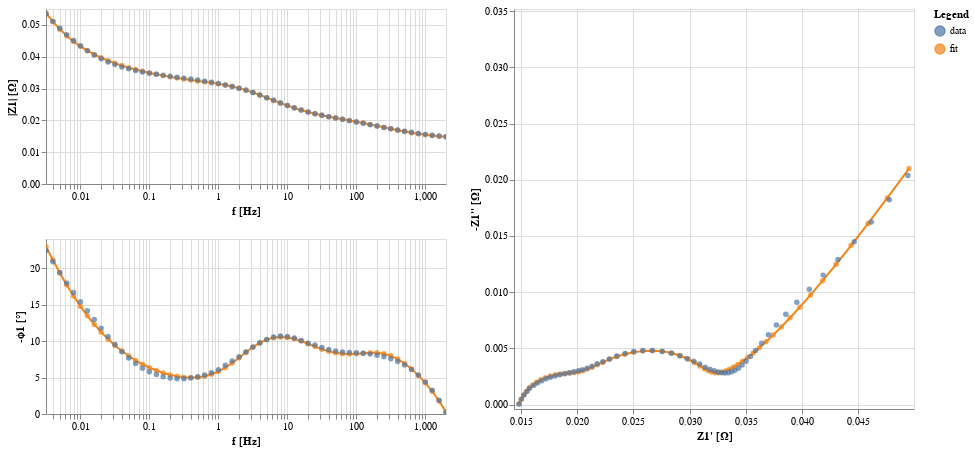

The notebook cell saved with this chart:
### Code cell
EIS_plot

### Figure 1 — Vega-Lite specification as saved in the notebook (floating-point values rounded to 4 significant figures)
{"config": {"view": {"continuousWidth": 300, "continuousHeight": 300}, "background": "#FFFFFF"}, "hconcat": [{"vconcat": [{"layer": [{"data": {"name": "data-052b92e362229da413c2060eb11930a2"}, "mark": {"type": "circle"}, "encoding": {"color": {"field": "kind", "type": "nominal"}, "size": {"condition": {"param": "param_1", "value": 80, "empty": false}, "value": 30}, "tooltip": [{"field": "kind", "title": "Kind", "type": "nominal"}, {"field": "f", "title": "f [Hz]", "type": "quantitative"}, {"field": "mag", "title": "|Z1| [Ω]", "type": "quantitative"}], "x": {"axis": {"title": "f [Hz]"}, "field": "f", "scale": {"nice": false, "type": "log"}, "sort": null, "type": "quantitative"}, "y": {"axis": {"title": "|Z1| [Ω]"}, "field": "mag", "sort": null, "type": "quantitative"}}, "name": "view_1", "transform": [{"calculate": "sqrt(pow(datum.z_real,2) + pow(datum.z_imag,2))", "as": "mag"}, {"calculate": "-(180/PI)*atan2(datum.z_imag,datum.z_real)", "as": "neg_phase"}]}, {"data": {"name": "data-052b92e362229da413c2060eb11930a2"}, "mark": {"type": "line"}, "encoding": {"color": {"field": "kind", "type": "nominal"}, "x": {"axis": {"title": "f [Hz]"}, "field": "f", "scale": {"nice": false, "type": "log"}, "sort": null, "type": "quantitative"}, "y": {"axis": {"title": "|Z1| [Ω]"}, "field": "mag", "sort": null, "type": "quantitative"}}, "transform": [{"calculate": "sqrt(pow(datum.z_real,2) + pow(datum.z_imag,2))", "as": "mag"}, {"calculate": "-(180/PI)*atan2(datum.z_imag,datum.z_real)", "as": "neg_phase"}]}, {"data": {"name": "data-fcb01ea151649b05bb82fc09d1ee6fe2"}, "mark": {"type": "circle"}, "encoding": {"color": {"field": "kind", "type": "nominal"}, "size": {"condition": {"param": "param_1", "value": 80, "empty": false}, "value": 30}, "tooltip": [{"field": "kind", "title": "Kind", "type": "nominal"}, {"field": "f", "title": "f [Hz]", "type": "quantitative"}, {"field": "mag", "title": "|Z1| [Ω]", "type": "quantitative"}], "x": {"axis": {"title": "f [Hz]"}, "field": "f", "scale": {"nice": false, "type": "log"}, "sort": null, "type": "quantitative"}, "y": {"axis": {"title": "|Z1| [Ω]"}, "field": "mag", "sort": null, "type": "quantitative"}}, "name": "view_2", "transform": [{"calculate": "sqrt(pow(datum.z_real,2) + pow(datum.z_imag,2))", "as": "mag"}, {"calculate": "-(180/PI)*atan2(datum.z_imag,datum.z_real)", "as": "neg_phase"}]}], "height": 175.0, "width": 400}, {"layer": [{"data": {"name": "data-052b92e362229da413c2060eb11930a2"}, "mark": {"type": "circle"}, "encoding": {"color": {"field": "kind", "type": "nominal"}, "size": {"condition": {"param": "param_1", "value": 80, "empty": false}, "value": 30}, "tooltip": [{"field": "kind", "title": "Kind", "type": "nominal"}, {"field": "f", "title": "f [Hz]", "type": "quantitative"}, {"field": "neg_phase", "title": "-ϕ1 [°]", "type": "quantitative"}], "x": {"axis": {"title": "f [Hz]"}, "field": "f", "scale": {"nice": false, "type": "log"}, "sort": null, "type": "quantitative"}, "y": {"axis": {"title": "-ϕ1 [°]"}, "field": "neg_phase", "sort": null, "type": "quantitative"}}, "name": "view_3", "transform": [{"calculate": "sqrt(pow(datum.z_real,2) + pow(datum.z_imag,2))", "as": "mag"}, {"calculate": "-(180/PI)*atan2(datum.z_imag,datum.z_real)", "as": "neg_phase"}]}, {"data": {"name": "data-052b92e362229da413c2060eb11930a2"}, "mark": {"type": "line"}, "encoding": {"color": {"field": "kind", "type": "nominal"}, "x": {"axis": {"title": "f [Hz]"}, "field": "f", "scale": {"nice": false, "type": "log"}, "sort": null, "type": "quantitative"}, "y": {"axis": {"title": "-ϕ1 [°]"}, "field": "neg_phase", "sort": null, "type": "quantitative"}}, "transform": [{"calculate": "sqrt(pow(datum.z_real,2) + pow(datum.z_imag,2))", "as": "mag"}, {"calculate": "-(180/PI)*atan2(datum.z_imag,datum.z_real)", "as": "neg_phase"}]}, {"data": {"name": "data-fcb01ea151649b05bb82fc09d1ee6fe2"}, "mark": {"type": "circle"}, "encoding": {"color": {"field": "kind", "type": "nominal"}, "size": {"condition": {"param": "param_1", "value": 80, "empty": false}, "value": 30}, "tooltip": [{"field": "kind", "title": "Kind", "type": "nominal"}, {"field": "f", "title": "f [Hz]", "type": "quantitative"}, {"field": "neg_phase", "title": "-ϕ1 [°]", "type": "quantitative"}], "x": {"axis": {"title": "f [Hz]"}, "field": "f", "scale": {"nice": false, "type": "log"}, "sort": null, "type": "quantitative"}, "y": {"axis": {"title": "-ϕ1 [°]"}, "field": "neg_phase", "sort": null, "type": "quantitative"}}, "name": "view_4", "transform": [{"calculate": "sqrt(pow(datum.z_real,2) + pow(datum.z_imag,2))", "as": "mag"}, {"calculate": "-(180/PI)*atan2(datum.z_imag,datum.z_real)", "as": "neg_phase"}]}], "height": 175.0, "width": 400}]}, {"layer": [{"data": {"name": "data-052b92e362229da413c2060eb11930a2"}, "mark": {"type": "circle"}, "encoding": {"color": {"field": "kind", "type": "nominal"}, "size": {"condition": {"param": "param_1", "value": 80, "empty": false}, "value": 30}, "tooltip": [{"field": "kind", "title": "Kind", "type": "nominal"}, {"field": "f", "title": "f [Hz]", "type": "quantitative"}, {"field": "z_real", "title": "Z1' [Ω]", "type": "quantitative"}, {"field": "z_imag", "title": "Z1'' [Ω]", "type": "quantitative"}], "x": {"axis": {"title": "Z1' [Ω]"}, "field": "z_real", "scale": {"domain": [0.01483, 0.04951], "nice": false, "padding": 5}, "sort": null, "type": "quantitative"}, "y": {"axis": {"title": "-Z1'' [Ω]"}, "field": "neg_z_imag", "scale": {"domain": [6.004e-05, 0.03474], "nice": false, "padding": 5}, "sort": null, "type": "quantitative"}}, "name": "view_5", "transform": [{"calculate": "-datum.z_imag", "as": "neg_z_imag"}]}, {"data": {"name": "data-052b92e362229da413c2060eb11930a2"}, "mark": {"type": "line"}, "encoding": {"color": {"field": "kind", "type": "nominal"}, "order": {"field": "f", "sort": "ascending", "type": "quantitative"}, "x": {"axis": {"title": "Z1' [Ω]"}, "field": "z_real", "scale": {"domain": [0.01483, 0.04951], "nice": false, "padding": 5}, "sort": null, "type": "quantitative"}, "y": {"axis": {"title": "-Z1'' [Ω]"}, "field": "neg_z_imag", "scale": {"domain": [6.004e-05, 0.03474], "nice": false, "padding": 5}, "sort": null, "type": "quantitative"}}, "transform": [{"calculate": "-datum.z_imag", "as": "neg_z_imag"}]}, {"data": {"name": "data-fcb01ea151649b05bb82fc09d1ee6fe2"}, "mark": {"type": "circle"}, "encoding": {"color": {"field": "kind", "legend": {"title": "Legend"}, "type": "nominal"}, "size": {"condition": {"param": "param_1", "value": 80, "empty": false}, "value": 30}, "tooltip": [{"field": "kind", "title": "Kind", "type": "nominal"}, {"field": "f", "title": "f [Hz]", "type": "quantitative"}, {"field": "z_real", "title": "Z1' [Ω]", "type": "quantitative"}, {"field": "z_imag", "title": "Z1'' [Ω]", "type": "quantitative"}], "x": {"axis": {"title": "Z1' [Ω]"}, "field": "z_real", "scale": {"domain": [0.01483, 0.04951], "nice": false, "padding": 5}, "sort": null, "type": "quantitative"}, "y": {"axis": {"title": "-Z1'' [Ω]"}, "field": "neg_z_imag", "scale": {"domain": [6.004e-05, 0.03474], "nice": false, "padding": 5}, "sort": null, "type": "quantitative"}}, "name": "view_6", "transform": [{"calculate": "-datum.z_imag", "as": "neg_z_imag"}]}], "height": 400, "width": 400}], "params": [{"name": "param_1", "select": {"type": "point", "clear": "mouseout", "fields": ["f"], "nearest": true, "on": "mouseover"}, "views": ["view_1", "view_3", "view_5"]}, {"name": "param_3", "select": {"type": "interval", "encodings": ["x", "y"]}, "bind": "scales", "views": ["view_1", "view_3"]}, {"name": "param_5", "select": {"type": "interval", "encodings": ["x", "y"]}, "bind": "scales", "views": ["view_2", "view_4"]}, {"name": "param_2", "select": {"type": "interval", "encodings": ["x", "y"]}, "bind": "scales", "views": ["view_5"]}, {"name": "param_4", "select": {"type": "interval", "encodings": ["x", "y"]}, "bind": "scales", "views": ["view_6"]}], "$schema": "https://vega.github.io/schema/vega-lite/v5.20.1.json", "datasets": {"data-052b92e362229da413c2060eb11930a2": [{"f": 0.003162, "z_real": 0.04951, "z_imag": -0.02099, "kind": "fit", "fmt": "-"}, {"f": 0.003981, "z_real": 0.04758, "z_imag": -0.01838, "kind": "fit", "fmt": "-"}, {"f": 0.005012, "z_real": 0.04587, "z_imag": -0.01612, "kind": "fit", "fmt": "-"}, {"f": 0.00631, "z_real": 0.04437, "z_imag": -0.01417, "kind": "fit", "fmt": "-"}, {"f": 0.007943, "z_real": 0.04302, "z_imag": -0.01248, "kind": "fit", "fmt": "-"}, {"f": 0.01, "z_real": 0.04183, "z_imag": -0.01102, "kind": "fit", "fmt": "-"}, {"f": 0.01259, "z_real": 0.04076, "z_imag": -0.00976, "kind": "fit", "fmt": "-"}, {"f": 0.01585, "z_real": 0.0398, "z_imag": -0.00867, "kind": "fit", "fmt": "-"}, {"f": 0.01995, "z_real": 0.03893, "z_imag": -0.007727, "kind": "fit", "fmt": "-"}, {"f": 0.02512, "z_real": 0.03815, "z_imag": -0.006911, "kind": "fit", "fmt": "-"}, {"f": 0.03162, "z_real": 0.03744, "z_imag": -0.006203, "kind": "fit", "fmt": "-"}, {"f": 0.03981, "z_real": 0.03679, "z_imag": -0.00559, "kind": "fit", "fmt": "-"}, {"f": 0.05012, "z_real": 0.0362, "z_imag": -0.00506, "kind": "fit", "fmt": "-"}, {"f": 0.0631, "z_real": 0.03566, "z_imag": -0.004601, "kind": "fit", "fmt": "-"}, {"f": 0.07943, "z_real": 0.03517, "z_imag": -0.004206, "kind": "fit", "fmt": "-"}, {"f": 0.1, "z_real": 0.03471, "z_imag": -0.003868, "kind": "fit", "fmt": "-"}, {"f": 0.1259, "z_real": 0.03429, "z_imag": -0.003581, "kind": "fit", "fmt": "-"}, {"f": 0.1585, "z_real": 0.0339, "z_imag": -0.003343, "kind": "fit", "fmt": "-"}, {"f": 0.1995, "z_real": 0.03353, "z_imag": -0.00315, "kind": "fit", "fmt": "-"}, {"f": 0.2512, "z_real": 0.03319, "z_imag": -0.003003, "kind": "fit", "fmt": "-"}, {"f": 0.3162, "z_real": 0.03287, "z_imag": -0.002901, "kind": "fit", "fmt": "-"}, {"f": 0.3981, "z_real": 0.03257, "z_imag": -0.002849, "kind": "fit", "fmt": "-"}, {"f": 0.5012, "z_real": 0.03227, "z_imag": -0.002848, "kind": "fit", "fmt": "-"}, {"f": 0.631, "z_real": 0.03197, "z_imag": -0.002904, "kind": "fit", "fmt": "-"}, {"f": 0.7943, "z_real": 0.03165, "z_imag": -0.003021, "kind": "fit", "fmt": "-"}, {"f": 1.0, "z_real": 0.03131, "z_imag": -0.0032, "kind": "fit", "fmt": "-"}, {"f": 1.259, "z_real": 0.03091, "z_imag": -0.003441, "kind": "fit", "fmt": "-"}, {"f": 1.585, "z_real": 0.03044, "z_imag": -0.003731, "kind": "fit", "fmt": "-"}, {"f": 1.995, "z_real": 0.02987, "z_imag": -0.004046, "kind": "fit", "fmt": "-"}, {"f": 2.512, "z_real": 0.02919, "z_imag": -0.004347, "kind": "fit", "fmt": "-"}, {"f": 3.162, "z_real": 0.02841, "z_imag": -0.004592, "kind": "fit", "fmt": "-"}, {"f": 3.981, "z_real": 0.02757, "z_imag": -0.004748, "kind": "fit", "fmt": "-"}, {"f": 5.012, "z_real": 0.0267, "z_imag": -0.004804, "kind": "fit", "fmt": "-"}, {"f": 6.31, "z_real": 0.02584, "z_imag": -0.004769, "kind": "fit", "fmt": "-"}, {"f": 7.943, "z_real": 0.02502, "z_imag": -0.004661, "kind": "fit", "fmt": "-"}, {"f": 10.0, "z_real": 0.02424, "z_imag": -0.004493, "kind": "fit", "fmt": "-"}, {"f": 12.59, "z_real": 0.02352, "z_imag": -0.004278, "kind": "fit", "fmt": "-"}, {"f": 15.85, "z_real": 0.02287, "z_imag": -0.004033, "kind": "fit", "fmt": "-"}, {"f": 19.95, "z_real": 0.02229, "z_imag": -0.003782, "kind": "fit", "fmt": "-"}, {"f": 25.12, "z_real": 0.02178, "z_imag": -0.003545, "kind": "fit", "fmt": "-"}, {"f": 31.62, "z_real": 0.02132, "z_imag": -0.003336, "kind": "fit", "fmt": "-"}, {"f": 39.81, "z_real": 0.0209, "z_imag": -0.003161, "kind": "fit", "fmt": "-"}, {"f": 50.12, "z_real": 0.02051, "z_imag": -0.003024, "kind": "fit", "fmt": "-"}, {"f": 63.1, "z_real": 0.02014, "z_imag": -0.002923, "kind": "fit", "fmt": "-"}, {"f": 79.43, "z_real": 0.01976, "z_imag": -0.002855, "kind": "fit", "fmt": "-"}, {"f": 100.0, "z_real": 0.01937, "z_imag": -0.002811, "kind": "fit", "fmt": "-"}, {"f": 125.9, "z_real": 0.01896, "z_imag": -0.002776, "kind": "fit", "fmt": "-"}, {"f": 158.5, "z_real": 0.01852, "z_imag": -0.002732, "kind": "fit", "fmt": "-"}, {"f": 199.5, "z_real": 0.01807, "z_imag": -0.002663, "kind": "fit", "fmt": "-"}, {"f": 251.2, "z_real": 0.01761, "z_imag": -0.002556, "kind": "fit", "fmt": "-"}, {"f": 316.2, "z_real": 0.01717, "z_imag": -0.002406, "kind": "fit", "fmt": "-"}, {"f": 398.1, "z_real": 0.01675, "z_imag": -0.002214, "kind": "fit", "fmt": "-"}, {"f": 501.2, "z_real": 0.01637, "z_imag": -0.001988, "kind": "fit", "fmt": "-"}, {"f": 631.0, "z_real": 0.01603, "z_imag": -0.001734, "kind": "fit", "fmt": "-"}, {"f": 794.3, "z_real": 0.01573, "z_imag": -0.001456, "kind": "fit", "fmt": "-"}, {"f": 1000.0, "z_real": 0.01546, "z_imag": -0.001155, "kind": "fit", "fmt": "-"}, {"f": 1259.0, "z_real": 0.01523, "z_imag": -0.0008288, "kind": "fit", "fmt": "-"}, {"f": 1585.0, "z_real": 0.01502, "z_imag": -0.0004714, "kind": "fit", "fmt": "-"}, {"f": 1995.0, "z_real": 0.01484, "z_imag": -7.342e-05, "kind": "fit", "fmt": "-"}], "data-fcb01ea151649b05bb82fc09d1ee6fe2": [{"f": 0.003162, "z_real": 0.04941, "z_imag": -0.02038, "kind": "data", "fmt": "o"}, {"f": 0.003981, "z_real": 0.04776, "z_imag": -0.01821, "kind": "data", "fmt": "o"}, {"f": 0.005012, "z_real": 0.04615, "z_imag": -0.01624, "kind": "data", "fmt": "o"}, {"f": 0.00631, "z_real": 0.04463, "z_imag": -0.01448, "kind": "data", "fmt": "o"}, {"f": 0.007943, "z_real": 0.04319, "z_imag": -0.01292, "kind": "data", "fmt": "o"}, {"f": 0.01, "z_real": 0.04187, "z_imag": -0.01152, "kind": "data", "fmt": "o"}, {"f": 0.01259, "z_real": 0.04064, "z_imag": -0.01026, "kind": "data", "fmt": "o"}, {"f": 0.01585, "z_real": 0.03953, "z_imag": -0.0091, "kind": "data", "fmt": "o"}, {"f": 0.01995, "z_real": 0.03855, "z_imag": -0.008039, "kind": "data", "fmt": "o"}, {"f": 0.02512, "z_real": 0.03772, "z_imag": -0.007075, "kind": "data", "fmt": "o"}, {"f": 0.03162, "z_real": 0.03701, "z_imag": -0.006217, "kind": "data", "fmt": "o"}, {"f": 0.03981, "z_real": 0.0364, "z_imag": -0.005468, "kind": "data", "fmt": "o"}, {"f": 0.05012, "z_real": 0.03587, "z_imag": -0.004828, "kind": "data", "fmt": "o"}, {"f": 0.0631, "z_real": 0.03541, "z_imag": -0.004294, "kind": "data", "fmt": "o"}, {"f": 0.07943, "z_real": 0.03502, "z_imag": -0.003858, "kind": "data", "fmt": "o"}, {"f": 0.1, "z_real": 0.03467, "z_imag": -0.003517, "kind": "data", "fmt": "o"}, {"f": 0.1259, "z_real": 0.03435, "z_imag": -0.003249, "kind": "data", "fmt": "o"}, {"f": 0.1585, "z_real": 0.03404, "z_imag": -0.003052, "kind": "data", "fmt": "o"}, {"f": 0.1995, "z_real": 0.03374, "z_imag": -0.00292, "kind": "data", "fmt": "o"}, {"f": 0.2512, "z_real": 0.03345, "z_imag": -0.002838, "kind": "data", "fmt": "o"}, {"f": 0.3162, "z_real": 0.03316, "z_imag": -0.002811, "kind": "data", "fmt": "o"}, {"f": 0.3981, "z_real": 0.03285, "z_imag": -0.002835, "kind": "data", "fmt": "o"}, {"f": 0.5012, "z_real": 0.03253, "z_imag": -0.002901, "kind": "data", "fmt": "o"}, {"f": 0.631, "z_real": 0.03219, "z_imag": -0.003009, "kind": "data", "fmt": "o"}, {"f": 0.7943, "z_real": 0.03181, "z_imag": -0.003156, "kind": "data", "fmt": "o"}, {"f": 1.0, "z_real": 0.0314, "z_imag": -0.003331, "kind": "data", "fmt": "o"}, {"f": 1.259, "z_real": 0.0309, "z_imag": -0.00362, "kind": "data", "fmt": "o"}, {"f": 1.585, "z_real": 0.03036, "z_imag": -0.003865, "kind": "data", "fmt": "o"}, {"f": 1.995, "z_real": 0.02977, "z_imag": -0.004113, "kind": "data", "fmt": "o"}, {"f": 2.512, "z_real": 0.02911, "z_imag": -0.004356, "kind": "data", "fmt": "o"}, {"f": 3.162, "z_real": 0.02836, "z_imag": -0.00457, "kind": "data", "fmt": "o"}, {"f": 3.981, "z_real": 0.02756, "z_imag": -0.004731, "kind": "data", "fmt": "o"}, {"f": 5.012, "z_real": 0.02669, "z_imag": -0.004813, "kind": "data", "fmt": "o"}, {"f": 6.31, "z_real": 0.02584, "z_imag": -0.004814, "kind": "data", "fmt": "o"}, {"f": 7.943, "z_real": 0.02504, "z_imag": -0.004728, "kind": "data", "fmt": "o"}, {"f": 10.0, "z_real": 0.02427, "z_imag": -0.00456, "kind": "data", "fmt": "o"}, {"f": 12.59, "z_real": 0.02354, "z_imag": -0.004332, "kind": "data", "fmt": "o"}, {"f": 15.85, "z_real": 0.02288, "z_imag": -0.004072, "kind": "data", "fmt": "o"}, {"f": 19.95, "z_real": 0.0223, "z_imag": -0.003813, "kind": "data", "fmt": "o"}, {"f": 25.12, "z_real": 0.02179, "z_imag": -0.003633, "kind": "data", "fmt": "o"}, {"f": 31.62, "z_real": 0.02132, "z_imag": -0.003422, "kind": "data", "fmt": "o"}, {"f": 39.81, "z_real": 0.02089, "z_imag": -0.003249, "kind": "data", "fmt": "o"}, {"f": 50.12, "z_real": 0.02048, "z_imag": -0.003114, "kind": "data", "fmt": "o"}, {"f": 63.1, "z_real": 0.02011, "z_imag": -0.003013, "kind": "data", "fmt": "o"}, {"f": 79.43, "z_real": 0.0197, "z_imag": -0.002925, "kind": "data", "fmt": "o"}, {"f": 100.0, "z_real": 0.01929, "z_imag": -0.002843, "kind": "data", "fmt": "o"}, {"f": 125.9, "z_real": 0.01886, "z_imag": -0.002757, "kind": "data", "fmt": "o"}, {"f": 158.5, "z_real": 0.01844, "z_imag": -0.002661, "kind": "data", "fmt": "o"}, {"f": 199.5, "z_real": 0.01803, "z_imag": -0.002556, "kind": "data", "fmt": "o"}, {"f": 251.2, "z_real": 0.01762, "z_imag": -0.002434, "kind": "data", "fmt": "o"}, {"f": 316.2, "z_real": 0.01724, "z_imag": -0.002296, "kind": "data", "fmt": "o"}, {"f": 398.1, "z_real": 0.01686, "z_imag": -0.002134, "kind": "data", "fmt": "o"}, {"f": 501.2, "z_real": 0.0165, "z_imag": -0.001946, "kind": "data", "fmt": "o"}, {"f": 631.0, "z_real": 0.01616, "z_imag": -0.001731, "kind": "data", "fmt": "o"}, {"f": 794.3, "z_real": 0.01578, "z_imag": -0.001478, "kind": "data", "fmt": "o"}, {"f": 1000.0, "z_real": 0.01555, "z_imag": -0.001198, "kind": "data", "fmt": "o"}, {"f": 1259.0, "z_real": 0.01528, "z_imag": -0.0008714, "kind": "data", "fmt": "o"}, {"f": 1585.0, "z_real": 0.01505, "z_imag": -0.000494, "kind": "data", "fmt": "o"}, {"f": 1995.0, "z_real": 0.01483, "z_imag": -6.004e-05, "kind": "data", "fmt": "o"}]}}
